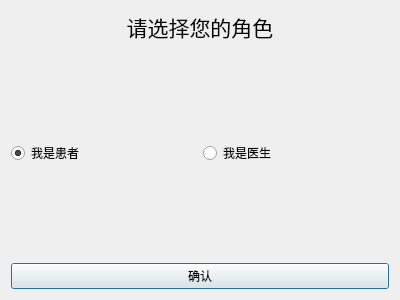
<?xml version="1.0" encoding="UTF-8"?>
<ui version="4.0">
 <class>RoleSelectionDialog</class>
 <widget class="QDialog" name="RoleSelectionDialog">
  <property name="geometry">
   <rect>
    <x>0</x>
    <y>0</y>
    <width>400</width>
    <height>300</height>
   </rect>
  </property>
  <property name="windowTitle">
   <string>选择角色</string>
  </property>
  <layout class="QVBoxLayout" name="verticalLayout">
   <item>
    <widget class="QLabel" name="label">
     <property name="font">
      <font>
       <pointsize>16</pointsize>
      </font>
     </property>
     <property name="text">
      <string>请选择您的角色</string>
     </property>
     <property name="alignment">
      <set>Qt::AlignCenter</set>
     </property>
    </widget>
   </item>
   <item>
    <spacer name="verticalSpacer">
     <property name="orientation">
      <enum>Qt::Vertical</enum>
     </property>
     <property name="sizeHint" stdset="0">
      <size>
       <width>20</width>
       <height>40</height>
      </size>
     </property>
    </spacer>
   </item>
   <item>
    <layout class="QHBoxLayout" name="horizontalLayout">
     <item>
      <widget class="QRadioButton" name="patientRadioButton">
       <property name="text">
        <string>我是患者</string>
       </property>
       <property name="checked">
        <bool>true</bool>
       </property>
      </widget>
     </item>
     <item>
      <widget class="QRadioButton" name="doctorRadioButton">
       <property name="text">
        <string>我是医生</string>
       </property>
      </widget>
     </item>
    </layout>
   </item>
   <item>
    <spacer name="verticalSpacer_2">
     <property name="orientation">
      <enum>Qt::Vertical</enum>
     </property>
     <property name="sizeHint" stdset="0">
      <size>
       <width>20</width>
       <height>40</height>
      </size>
     </property>
    </spacer>
   </item>
   <item>
    <widget class="QPushButton" name="confirmButton">
     <property name="text">
      <string>确认</string>
     </property>
    </widget>
   </item>
  </layout>
 </widget>
 <resources/>
 <connections/>
</ui>
